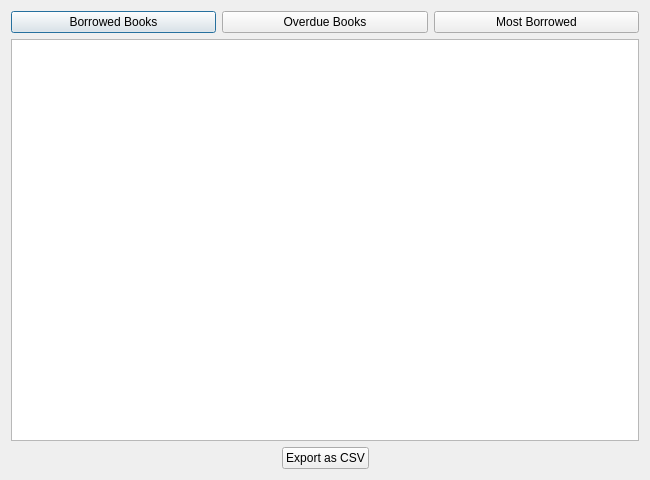
<?xml version="1.0" encoding="UTF-8"?>
<ui version="4.0">
 <class>Report</class>
 <widget class="QDialog" name="Report">
  <property name="geometry">
   <rect>
    <x>0</x>
    <y>0</y>
    <width>650</width>
    <height>480</height>
   </rect>
  </property>
  <property name="windowTitle">
   <string>Reports Page</string>
  </property>

  <layout class="QVBoxLayout" name="verticalLayout">
   
   <!-- ==== TOP BUTTON ROW ==== -->
   <item>
    <layout class="QHBoxLayout" name="topButtons">
     <item>
      <widget class="QPushButton" name="btnBorrowed">
       <property name="text">
        <string>Borrowed Books</string>
       </property>
      </widget>
     </item>
     <item>
      <widget class="QPushButton" name="btnOverdue">
       <property name="text">
        <string>Overdue Books</string>
       </property>
      </widget>
     </item>
     <item>
      <widget class="QPushButton" name="btnMostBorrowed">
       <property name="text">
        <string>Most Borrowed</string>
       </property>
      </widget>
     </item>
    </layout>
   </item>

   <!-- ==== TABLE ==== -->
   <item>
    <widget class="QTableWidget" name="tableReports">
     <property name="columnCount">
      <number>0</number>
     </property>
     <property name="rowCount">
      <number>0</number>
     </property>
    </widget>
   </item>

   <!-- ==== EXPORT BUTTON ==== -->
   <item>
    <layout class="QHBoxLayout" name="exportLayout">
     <item>
      <spacer name="leftSpacer">
       <property name="orientation">
        <enum>Qt::Horizontal</enum>
       </property>
       <property name="sizeHint" stdset="0">
        <size>
         <width>40</width>
         <height>20</height>
        </size>
       </property>
      </spacer>
     </item>
     <item>
      <widget class="QPushButton" name="btnExportCSV">
       <property name="text">
        <string>Export as CSV</string>
       </property>
      </widget>
     </item>
     <item>
      <spacer name="rightSpacer">
       <property name="orientation">
        <enum>Qt::Horizontal</enum>
       </property>
       <property name="sizeHint" stdset="0">
        <size>
         <width>40</width>
         <height>20</height>
        </size>
       </property>
      </spacer>
     </item>
    </layout>
   </item>

  </layout>
 </widget>

 <resources/>
 <connections/>
</ui>
